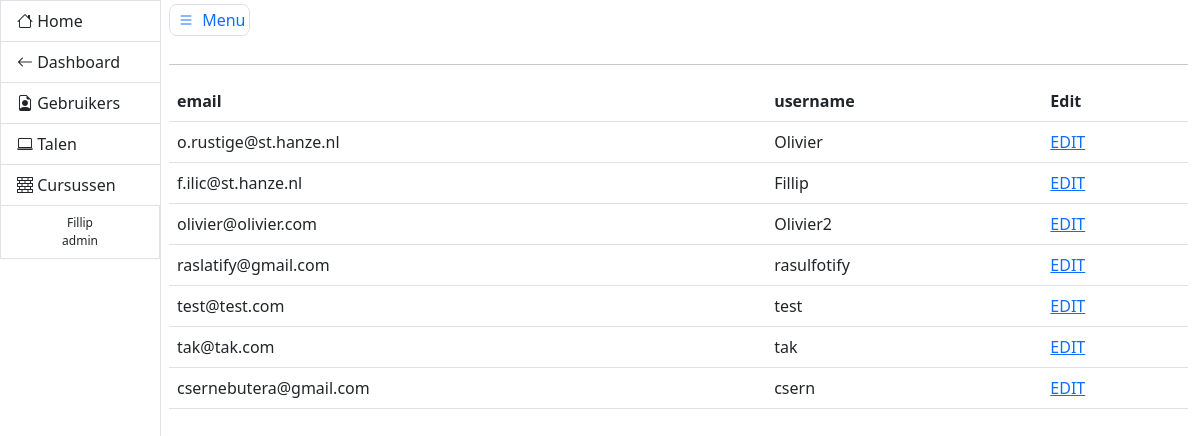
The page /admin/gebruikers (signed in) on the database its author committed.
### models.py (models this page shows, shortened)
class User(db.Model, UserMixin):
    __tablename__ = 'users'
    id = db.Column(db.Integer, primary_key=True, autoincrement=True)
    email = db.Column(db.String(), nullable=False, unique=True)
    username = db.Column(db.String(), nullable=False, unique=True)
    role = db.Column(db.String(), nullable=False, default='user')
    password_hash = db.Column(db.String(128))
    def __repr__(self):
        return f'User: {self.username} \n Email: {self.email} \n password: {self.password_hash}'

### admin/views.py (the view, shortened to what this page needs)
@admin_blueprint.route('/gebruikers', methods=['GET', 'POST'])
@login_required
@admin_required
def gebruikers():
    emailform = SetEmail()
    usernameform = SetUsername()
    roleform = SetRole()
    if request.args.get('id') is not None:
        user = User.query.get(int(request.args.get('id')))
        return render_template('viewuser.html', user=user, emailform=emailform, usernameform=usernameform,
                               roleform=roleform)
    users = User.query.all()
    print(users)
    return render_template('users.html', users=users)

### __init__.py (called while the page is built)
@login_manager.user_loader
def get_user(user_id):
    try:
        return User.query.get(int(user_id))
    except:
        return None

### admin/templates/users.html
{% extends 'adminbase.html' %}
{% block content %}
    <table class="table">
        <thead>
        <tr>
            <th scope="col">email</th>
            <th scope="col">username</th>
            <th scope="col">Edit</th>
        </tr>
        </thead>
        <tbody>
        {% for user in users %}
            <tr>
                <td>{{ user.email }}</td>
                <td>{{ user.username }}</td>
                <td><a href="{{ url_for('admin.gebruikers', id=user.id) }}">EDIT</a></td>
            </tr>
        {% endfor %}
        </tbody>
    </table>
{% endblock %}

### admin/templates/adminbase.html (shortened to what this page needs)
<!DOCTYPE html>
<html lang="en">
<head>
    <link href="{{ url_for('static', filename='css/main.css') }}" rel="stylesheet">
    <link href="https://cdn.jsdelivr.net/npm/bootstrap@5.3.0-alpha1/dist/css/bootstrap.min.css" rel="stylesheet">
</head>
<body>
<div class="container-fluid">
    <div class="row flex-nowrap">
        <div class="col-auto px-0">
            <div id="sidebar" class="collapse collapse-horizontal show border-end">
                <div id="sidebar-nav" class="list-group border-0 rounded-0 text-sm-start min-vh-100">
                    <a href="{{ url_for('index') }}" class="list-group-item border-end-0 d-inline-block text-truncate" data-bs-parent="#sidebar"><i class="bi bi-house"></i> <span>Home</span> </a>
                    <a href="{{ url_for('dashboard.dashboard') }}" class="list-group-item border-end-0 d-inline-block text-truncate" data-bs-parent="#sidebar"><i class="bi bi-arrow-left"></i> <span>Dashboard</span> </a>
                    <a href="{{ url_for('admin.gebruikers') }}" class="list-group-item border-end-0 d-inline-block text-truncate" data-bs-parent="#sidebar"><i class="bi bi-file-earmark-person"></i> <span>Gebruikers</span></a>
                    <a href="{{ url_for('admin.taal') }}" class="list-group-item border-end-0 d-inline-block text-truncate" data-bs-parent="#sidebar"><i class="bi bi-laptop"></i> <span>Talen</span></a>
                    <a href="{{ url_for('admin.add') }}" class="list-group-item border-end-0 d-inline-block text-truncate" data-bs-parent="#sidebar"><i class="bi bi-bricks"></i> <span>Cursussen</span></a>
                    {% if current_user.is_authenticated %}
                    <p class="copyright list-group-item d-inline-block text-truncate">{{ current_user.username }} <br> {{ current_user.role }}</p>
                    {% endif %}
                </div>
            </div>
        </div>
        <main class="col ps-md-2 pt-2">
            <a href="#" data-bs-target="#sidebar" data-bs-toggle="collapse" class="border rounded-3 p-1 text-decoration-none"><i class="bi bi-list bi-lg py-2 p-1"></i> Menu</a>
            <div class="page-header pt-3">
            </div>
            <hr>
            <div class="row">
                <div class="col-12">
                    {% block content %}
                    {% endblock %}
                </div>
            </div>
        </main>
    </div>
</div>
</body>
</html>

### static/css/main.css (style rules this page uses)
html { position: relative; min-height: 100%; }
#sidebar-nav { width: 160px; }
#sidebar { position: relative; }
.copyright { background-color: #f8f9fa; color: #6c757d; font-size: 12px; padding: 5px 10px; border-top: 1px solid #dee2e6; width: 100%; text-align: center; }

### rows shown on the page
User: username "Fillip", role "admin", email "f.ilic@st.hanze.nl"
User: email "o.rustige@st.hanze.nl", username "Olivier"
User: email "olivier@olivier.com", username "Olivier2"
User: email "raslatify@gmail.com", username "rasulfotify"
User: email "test@test.com", username "test"
User: email "tak@tak.com", username "tak"
User: email "csernebutera@gmail.com", username "csern"
